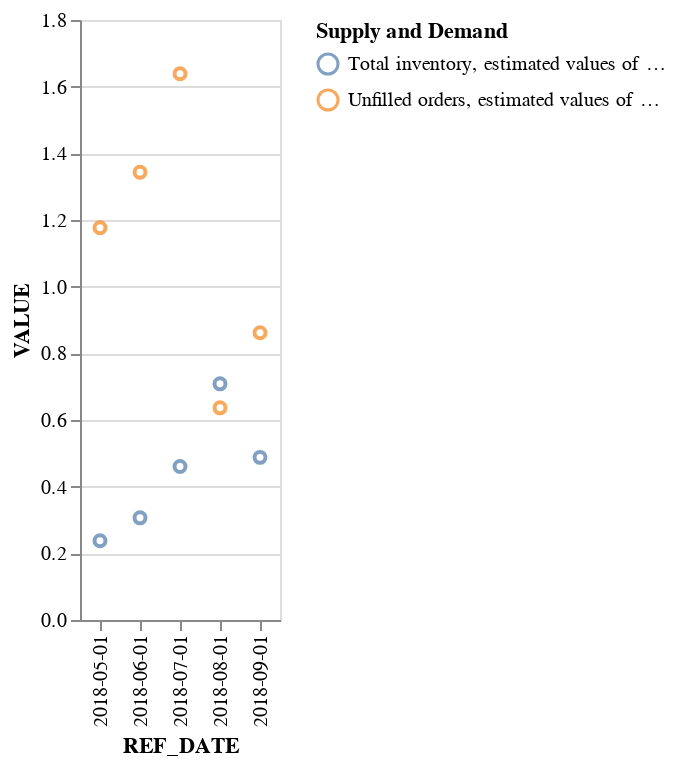

Notebook cell for this chart:
### Code cell
#On august the unfilled orders was lowered meaning less food manufacturing demand and less supply to retail store and more inflation for that month
plot_supply_and_demand_canada(df_sales, "Food manufacturing [311]")

### Figure 1 — Vega-Lite specification as saved in the notebook (floating-point values rounded to 4 significant figures)
{"config": {"view": {"continuousWidth": 300, "continuousHeight": 300}}, "data": {"name": "data-de93176bbf5556dec1cf4e91ab6b729e"}, "mark": {"type": "point"}, "encoding": {"color": {"field": "PrincipleStats", "legend": {"title": "Supply and Demand"}, "type": "nominal"}, "x": {"field": "REF_DATE", "type": "nominal"}, "y": {"field": "VALUE", "type": "quantitative"}}, "$schema": "https://vega.github.io/schema/vega-lite/v5.20.1.json", "datasets": {"data-de93176bbf5556dec1cf4e91ab6b729e": [{"PrincipleStats": "Total inventory, estimated values of total inventory at end of the month", "GoodType": "Food manufacturing [311]", "REF_DATE": "2018-05-01", "VALUE": 0.2375}, {"PrincipleStats": "Total inventory, estimated values of total inventory at end of the month", "GoodType": "Food manufacturing [311]", "REF_DATE": "2018-06-01", "VALUE": 0.3065}, {"PrincipleStats": "Total inventory, estimated values of total inventory at end of the month", "GoodType": "Food manufacturing [311]", "REF_DATE": "2018-07-01", "VALUE": 0.4607}, {"PrincipleStats": "Total inventory, estimated values of total inventory at end of the month", "GoodType": "Food manufacturing [311]", "REF_DATE": "2018-08-01", "VALUE": 0.7085}, {"PrincipleStats": "Total inventory, estimated values of total inventory at end of the month", "GoodType": "Food manufacturing [311]", "REF_DATE": "2018-09-01", "VALUE": 0.4879}, {"PrincipleStats": "Unfilled orders, estimated values of orders at end of month", "GoodType": "Food manufacturing [311]", "REF_DATE": "2018-05-01", "VALUE": 1.177}, {"PrincipleStats": "Unfilled orders, estimated values of orders at end of month", "GoodType": "Food manufacturing [311]", "REF_DATE": "2018-06-01", "VALUE": 1.343}, {"PrincipleStats": "Unfilled orders, estimated values of orders at end of month", "GoodType": "Food manufacturing [311]", "REF_DATE": "2018-07-01", "VALUE": 1.639}, {"PrincipleStats": "Unfilled orders, estimated values of orders at end of month", "GoodType": "Food manufacturing [311]", "REF_DATE": "2018-08-01", "VALUE": 0.6365}, {"PrincipleStats": "Unfilled orders, estimated values of orders at end of month", "GoodType": "Food manufacturing [311]", "REF_DATE": "2018-09-01", "VALUE": 0.862}]}}
